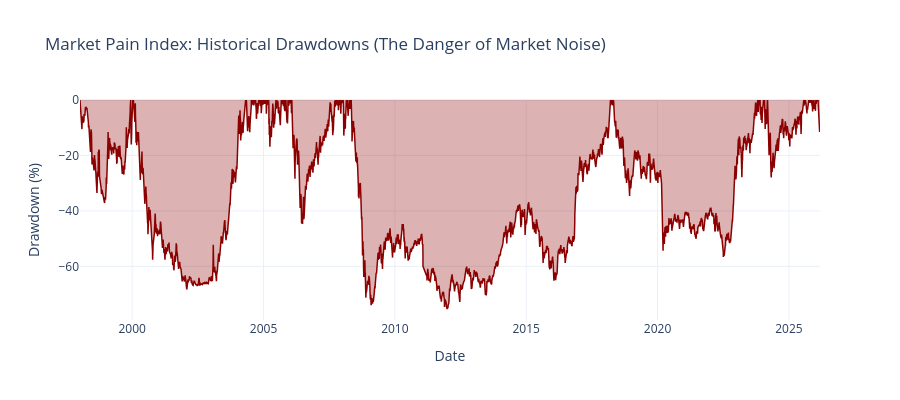

Notebook code for this chart:
### Markdown cell above
## Advanced Quant Proofs (Academic Justification)

### Code cell
from statsmodels.tsa.stattools import adfuller


# 1. Augmented Dickey-Fuller (ADF) Test 
adf_result = adfuller(df['close'].dropna())
p_value = adf_result[1]


# 2. Maximum Drawdown (MDD)
cumulative_returns = (1 + returns).cumprod()
running_max = cumulative_returns.cummax()
drawdown = (cumulative_returns - running_max) / running_max
max_drawdown = drawdown.min() * 100

# 3. Drawdown 
fig_dd = go.Figure()

fig_dd.add_trace(go.Scatter(x=drawdown.index, y=drawdown * 100, 
                            mode='lines', name='Drawdown %', 
                            line=dict(color='darkred', width=1.5),
                            fill='tozeroy', fillcolor='rgba(139, 0, 0, 0.3)'))

fig_dd.update_layout(title='Market Pain Index: Historical Drawdowns (The Danger of Market Noise)',
                     yaxis_title='Drawdown (%)',
                     xaxis_title='Date',
                     height=400,
                     template='plotly_white')

fig_dd.show()

### Figure 1 — Plotly figure (JSON) as saved in the notebook; plotly's stock layout.template omitted (floating-point values rounded to 4 significant figures; data arrays with more than 128 entries replaced by an {"elided": "..."} marker saying what was removed)
{"data": [{"fill": "tozeroy", "fillcolor": "rgba(139, 0, 0, 0.3)", "line": {"color": "darkred", "width": 1.5}, "mode": "lines", "name": "Drawdown %", "type": "scatter", "x": {"elided": "6879 str values"}, "y": {"elided": "6879 float values"}}], "layout": {"height": 400, "title": {"text": "Market Pain Index: Historical Drawdowns (The Danger of Market Noise)"}, "xaxis": {"title": {"text": "Date"}}, "yaxis": {"title": {"text": "Drawdown (%)"}}}}
